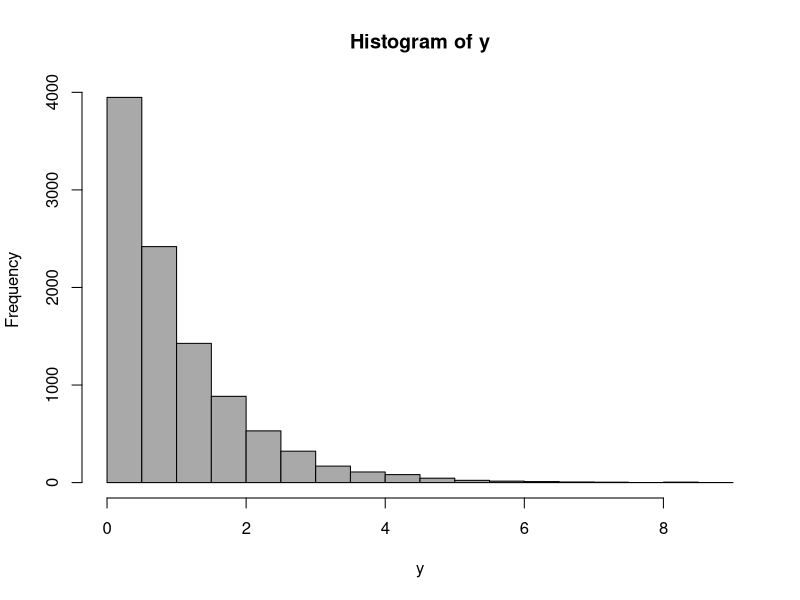
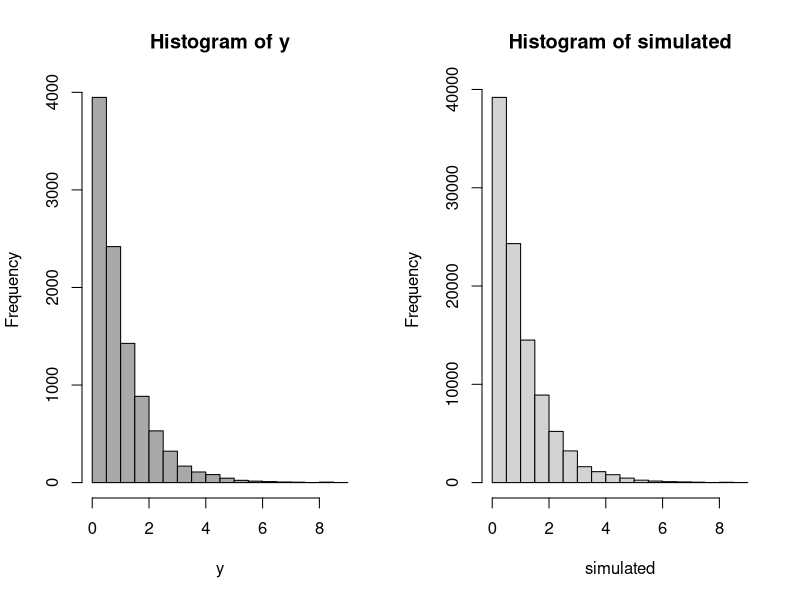
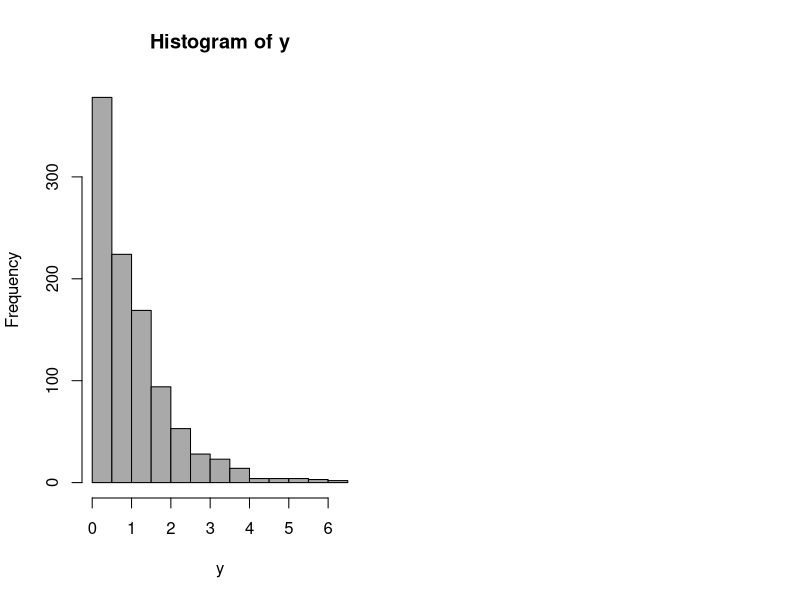
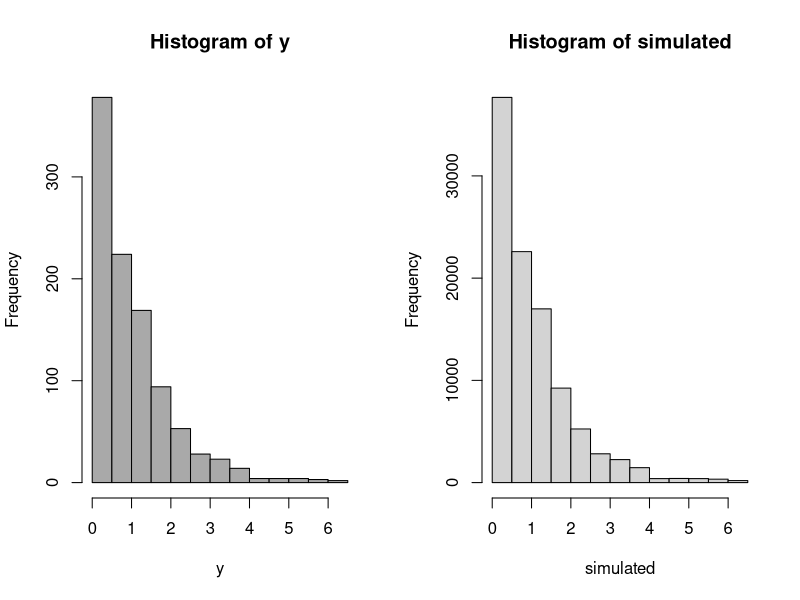

Generate these figures, in order, with R:

#### Function to simulate a histogram as a uniform distributions mixture ######
## ARGUMENTS:
## breaks: A vector with the limits of the histogram intervals 
##     rf: A vector with the relative frequencies for each interval
##      n: The size of the simulated sample
##   seed: The seed used for the simulation (OPTIONAL)
## The outcome is a vector with the simulated values. It could be stored in a variable


hist.sample=function(breaks,rf,n, seed=NULL){
  if(is.null(seed)){
    muestra.intervalos=sample(1:length(rf), replace=T, prob=rf,size = n) 
    tabla=table(muestra.intervalos)
    c=unlist(tabla)
    (intervals=as.numeric(names(tabla)))
    (f=as.numeric(c))
    muestra.hist=rep(0,n)
    fcumul=cumsum(f)
    muestra.hist[1: f[1] ]=runif(f[1], min=breaks[1], max=breaks[2])
    for(i in 2:length(f)){
      a=f[i-1];b=f[i+1]
      muestra.hist[(fcumul[i-1]+1):fcumul[i]]=runif(f[i], min =breaks[i], max = breaks[i+1])
     }  
  }else{
    set.seed(seed)
    muestra.intervalos=sample(1:length(rf), replace=T, prob=rf,size = n) 
    tabla=table(muestra.intervalos)
    c=unlist(tabla)
    (intervals=as.numeric(names(tabla)))
    (f=as.numeric(c))
    muestra.hist=rep(0,n)
    fcumul=cumsum(f)
    muestra.hist[1: f[1] ]=runif(f[1], min=breaks[1], max=breaks[2])
    for(i in 2:length(f)){
    set.seed(seed)
    muestra.hist[(fcumul[i-1]+1):fcumul[i]]=runif(f[i], min =breaks[i], max = breaks[i+1])
      
    }
    
  }
  return(muestra.hist)
}

#### EXAMPLE 1: Normal distribution ######

set.seed(12345)
y=rnorm(10000)
y=rgamma(10000,shape = 1,scale = 1)
info=hist(y, breaks="Sturges", col="darkgray")
probability=info$counts/sum(info$counts)

simulated=hist.sample(info$breaks,info$counts/sum(info$counts),100000)

par(mfrow=c(1,2))

hist(y, breaks="Sturges", col="darkgray");hist(simulated,breaks=info$breaks)

#### EXAMPLE 2: Gamma distribution ######
set.seed(12345)
y=rgamma(1000,shape = 1,scale = 1)
info=hist(y, breaks="Sturges", col="darkgray")
probability=info$counts/sum(info$counts)

simulated=hist.sample(info$breaks,info$counts/sum(info$counts),100000)

par(mfrow=c(1,2))

hist(y, breaks="Sturges", col="darkgray");hist(simulated,breaks=info$breaks)
